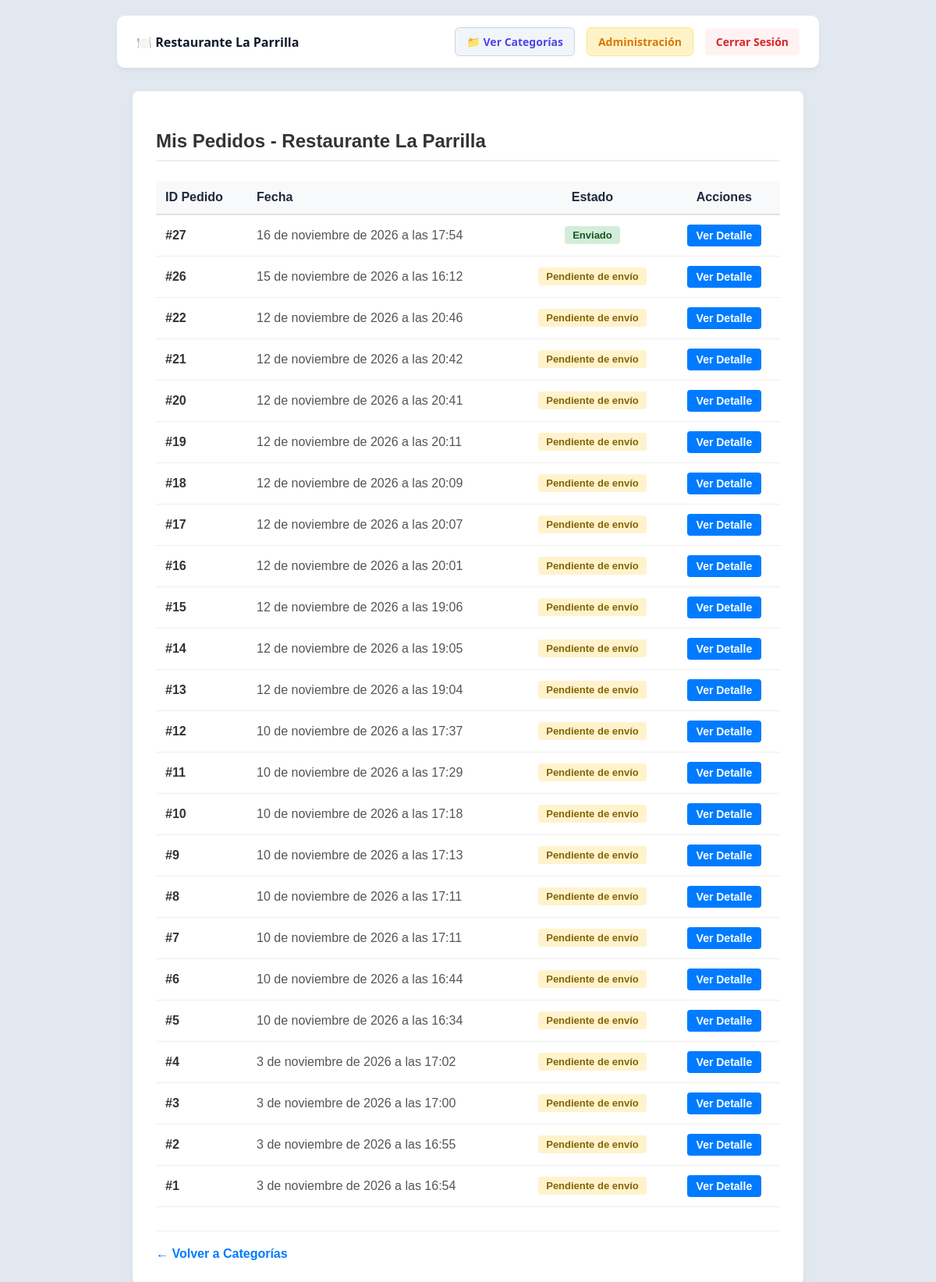
The app's page /mis-pedidos/ (signed in) with its own data.
### mi_app12/models.py (models this page shows, shortened)
class Restaurante(models.Model):
    nombre = models.CharField(max_length=100)
    direccion = models.CharField(max_length=200, blank=True, null=True)
    email = models.EmailField(blank=True, null=True) # Recomendado por si quieres usar su propio email en servicios

class Pedido(models.Model):
    restaurante = models.ForeignKey(Restaurante, on_delete=models.CASCADE, related_name='pedidos')
    fecha = models.DateTimeField(auto_now_add=True)
    ESTADOS_PEDIDO = [
        ('en_proceso', 'En proceso'),
        ('enviado', 'Enviado'),
        ('cancelado', 'Cancelado'),
    ]
    estado = models.CharField(max_length=20, choices=ESTADOS_PEDIDO, default='en_proceso')
    enviado = models.BooleanField(default=False) # Mantenido por compatibilidad previa

### mi_app12/views.py (the view)
    def wrapper(request, *args, **kwargs):
        if 'usuario_id' not in request.session:
            return redirect('login_restaurante')
        return view_func(request, *args, **kwargs)

### mi_app12/views.py (called while the page is built)
def verificar_sesion(view_func):
    def wrapper(request, *args, **kwargs):
        if 'usuario_id' not in request.session:
            return redirect('login_restaurante')
        return view_func(request, *args, **kwargs)
    return wrapper

@verificar_sesion
def listar_mis_pedidos(request):
    restaurante_id = request.session.get('restaurante_id')
    restaurante = get_object_or_404(Restaurante, pk=restaurante_id)
    pedidos = Pedido.objects.filter(restaurante=restaurante).order_by('-fecha')
    estado_filtro = request.GET.get('enviado')
    if estado_filtro is not None:
        if estado_filtro.lower() == 'true':
            pedidos = pedidos.filter(enviado=True)
        elif estado_filtro.lower() == 'false':
            pedidos = pedidos.filter(enviado=False)
    return render(request, 'mi_app12/mis_pedidos.html', {
        'pedidos': pedidos,
        'restaurante_nombre': restaurante.nombre,
        'estado_filtro': estado_filtro
    })

### mi_app12/templates/mi_app12/mis_pedidos.html (shortened to what this page needs)
{% extends 'mi_app12/base.html' %}
{% block content %}
<div style="max-width: 800px; margin: 30px auto; background: #ffffff; padding: 30px; border-radius: 8px; box-shadow: 0 4px 12px rgba(0,0,0,0.05); font-family: sans-serif;">
    <h2 style="color: #333; margin-bottom: 25px; border-bottom: 2px solid #eee; padding-bottom: 10px;">Mis Pedidos - {{ restaurante_nombre }}</h2>
    {% if pedidos %}
        <table style="width: 100%; border-collapse: collapse; margin-bottom: 20px;">
            <thead>
                <tr style="background-color: #f8f9fa; text-align: left; border-bottom: 2px solid #dee2e6;">
                    <th style="padding: 12px;">ID Pedido</th>
                    <th style="padding: 12px;">Fecha</th>
                    <th style="padding: 12px; text-align: center;">Estado</th>
                    <th style="padding: 12px; text-align: center;">Acciones</th>
                </tr>
            </thead>
            <tbody>
                {% for p in pedidos %}
                <tr style="border-bottom: 1px solid #eee;">
                    <td style="padding: 12px; font-weight: bold; color: #333;">#{{ p.id }}</td>
                    <td style="padding: 12px; color: #555;">{{ p.fecha }}</td>
                    <td style="padding: 12px; text-align: center;">
                        {% if p.enviado %}
                            <span style="display: inline-block; background: #d4edda; color: #155724; padding: 4px 10px; border-radius: 4px; font-size: 13px; font-weight: bold;">Enviado</span>
                        {% else %}
                            <span style="display: inline-block; background: #fff3cd; color: #856404; padding: 4px 10px; border-radius: 4px; font-size: 13px; font-weight: bold;">Pendiente de envío</span>
                        {% endif %}
                    </td>
                    <td style="padding: 12px; text-align: center;">
                        <a href="{% url 'detalle_pedido' p.id %}" style="display: inline-block; background: #007bff; color: white; padding: 6px 12px; text-decoration: none; border-radius: 4px; font-size: 14px; font-weight: bold;">Ver Detalle</a>
                    </td>
                </tr>
                {% endfor %}
            </tbody>
        </table>
        <div style="display: flex; justify-content: space-between; align-items: center; margin-top: 30px; border-top: 1px solid #eee; padding-top: 20px;">
            <a href="{% url 'listar_categorias' %}" style="color: #007bff; text-decoration: none; font-weight: bold;">← Volver a Categorías</a>
        </div>
    {% endif %}
</div>
{% endblock %}

### mi_app12/templates/mi_app12/base.html (shortened to what this page needs)
<!DOCTYPE html>
<html lang="es">
<head>
</head>
<body>
    <div class="main-wrapper">
        <div class="top-navbar">
            <span class="user-info">🍽️ {{ restaurante_nombre|default:"Restaurante" }}</span>
            <div class="nav-links">
                <a href="{% url 'listar_categorias' %}" class="btn-nav btn-categories">📁 Ver Categorías</a>
                {% if request.session.usuario_rol == 'admin' %}
                    <a href="{% url 'panel_administracion' %}" class="btn-nav btn-admin"> Administración</a>
                {% endif %}
                <a href="{% url 'logout_restaurante' %}" class="btn-nav btn-logout">Cerrar Sesión</a>
            </div>
        </div>
        {% block content %}
        {% endblock %}
    </div>
</body>
</html>

### mi_app12/templates/mi_app12/base.html (style rules this page uses)
:root { --primary-color: #4f46e5; --primary-hover: #4338ca; --bg-color: #e2e8f0; --card-bg: #ffffff; --text-color: #1e293b; --border-color: #cbd5e1; --danger-color: #dc2626; --success-color: #16a34a; }
body { font-family: 'Segoe UI', Tahoma, Geneva, Verdana, sans-serif; background-color: var(--bg-color); color: var(--text-color); margin: 0; padding: 20px; display: flex; justify-content: center; }
.main-wrapper { width: 100%; max-width: 900px; }
.top-navbar { background: var(--card-bg); padding: 15px 25px; border-radius: 10px; display: flex; justify-content: space-between; align-items: center; margin-bottom: 20px; box-shadow: 0 4px 6px -1px rgba(0, 0, 0, 0.05); }
.user-info { font-weight: 600; color: #0f172a; }
.nav-links { display: flex; gap: 15px; align-items: center; }
.btn-nav { text-decoration: none; font-weight: 600; font-size: 14px; padding: 8px 14px; border-radius: 6px; }
.btn-categories { background-color: #f1f5f9; color: var(--primary-color); border: 1px solid var(--border-color); }
.btn-admin { background-color: #fef3c7; color: #d97706; border: 1px solid #fde68a; }
.btn-logout { background-color: #fef2f2; color: var(--danger-color); }

### records on screen
Restaurante: nombre "Restaurante La Parrilla"
Pedido: id "27", fecha "16 de noviembre de 2026 a las 17:54", enviado "Enviado"
Pedido: id "26", fecha "15 de noviembre de 2026 a las 16:12", enviado "Pendiente de envío"
Pedido: id "22", fecha "12 de noviembre de 2026 a las 20:46", enviado "Pendiente de envío"
Pedido: id "21", fecha "12 de noviembre de 2026 a las 20:42", enviado "Pendiente de envío"
Pedido: id "20", fecha "12 de noviembre de 2026 a las 20:41", enviado "Pendiente de envío"
Pedido: id "19", fecha "12 de noviembre de 2026 a las 20:11", enviado "Pendiente de envío"
Pedido: id "18", fecha "12 de noviembre de 2026 a las 20:09", enviado "Pendiente de envío"
Pedido: id "17", fecha "12 de noviembre de 2026 a las 20:07", enviado "Pendiente de envío"
Pedido: id "16", fecha "12 de noviembre de 2026 a las 20:01", enviado "Pendiente de envío"
Pedido: id "15", fecha "12 de noviembre de 2026 a las 19:06", enviado "Pendiente de envío"
Pedido: id "14", fecha "12 de noviembre de 2026 a las 19:05", enviado "Pendiente de envío"
Pedido: id "13", fecha "12 de noviembre de 2026 a las 19:04", enviado "Pendiente de envío"
Pedido: id "12", fecha "10 de noviembre de 2026 a las 17:37", enviado "Pendiente de envío"
Pedido: id "11", fecha "10 de noviembre de 2026 a las 17:29", enviado "Pendiente de envío"
Pedido: id "10", fecha "10 de noviembre de 2026 a las 17:18", enviado "Pendiente de envío"
Pedido: id "9", fecha "10 de noviembre de 2026 a las 17:13", enviado "Pendiente de envío"
Pedido: id "8", fecha "10 de noviembre de 2026 a las 17:11", enviado "Pendiente de envío"
Pedido: id "7", fecha "10 de noviembre de 2026 a las 17:11", enviado "Pendiente de envío"
Pedido: id "6", fecha "10 de noviembre de 2026 a las 16:44", enviado "Pendiente de envío"
Pedido: id "5", fecha "10 de noviembre de 2026 a las 16:34", enviado "Pendiente de envío"
Pedido: id "4", fecha "3 de noviembre de 2026 a las 17:02", enviado "Pendiente de envío"
Pedido: id "3", fecha "3 de noviembre de 2026 a las 17:00", enviado "Pendiente de envío"
Pedido: id "2", fecha "3 de noviembre de 2026 a las 16:55", enviado "Pendiente de envío"
Pedido: id "1", fecha "3 de noviembre de 2026 a las 16:54", enviado "Pendiente de envío"
